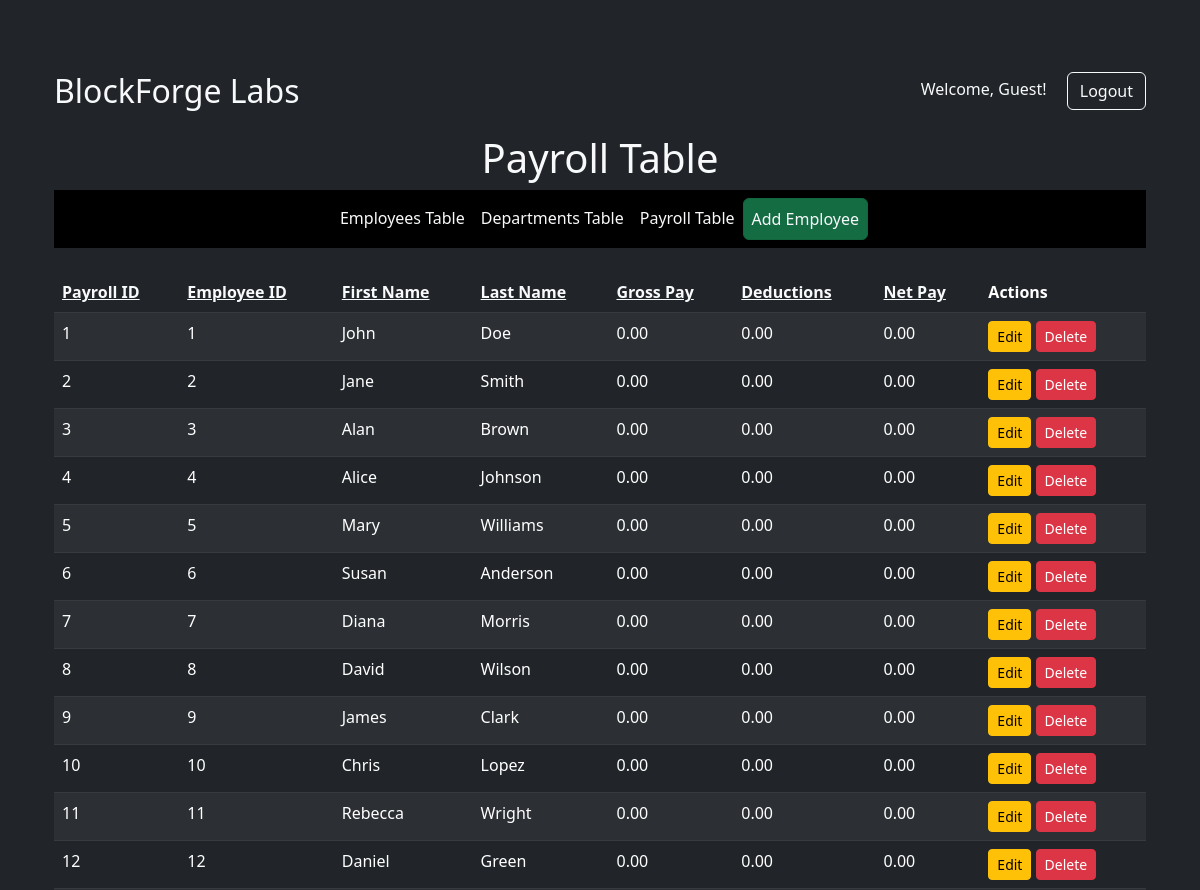
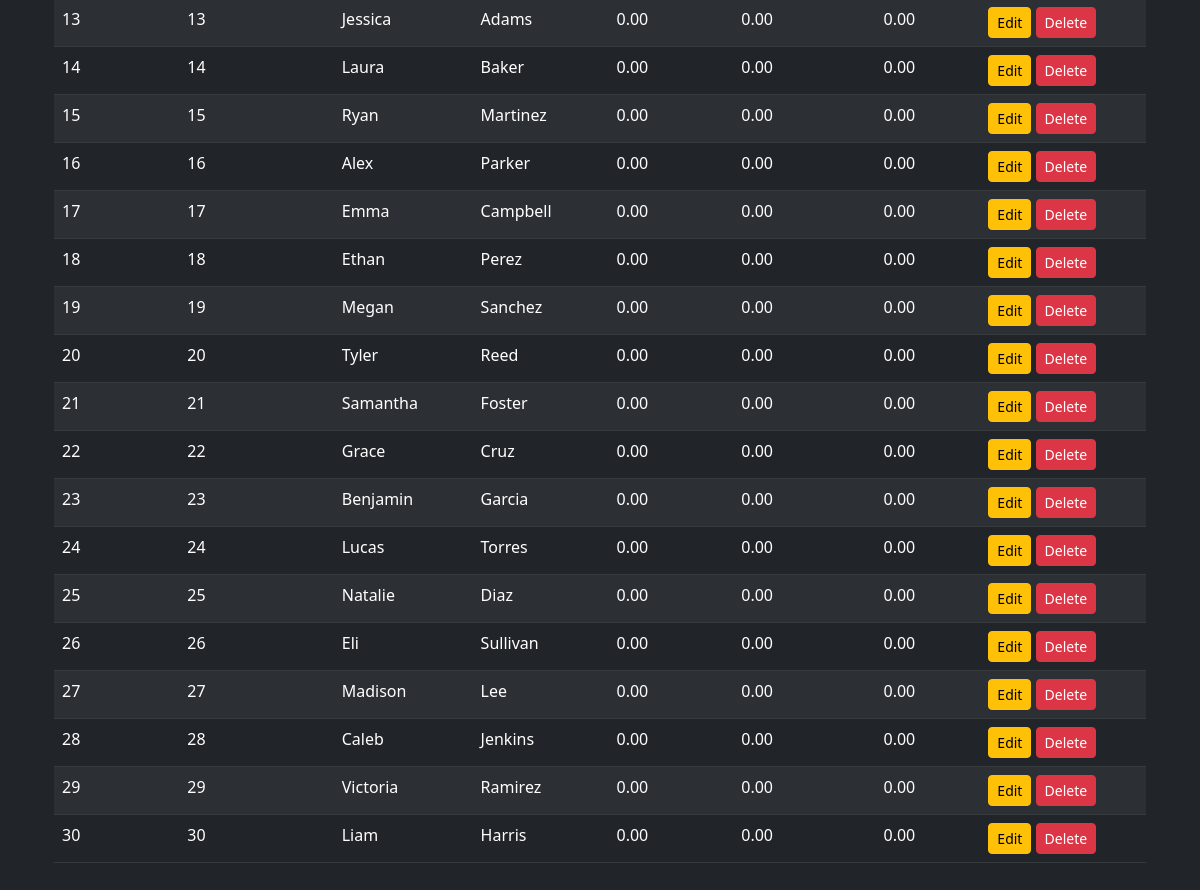
The page /payroll.php on the database its author committed (2 pictures, top to bottom).
### tables this page shows
CREATE TABLE `payroll` (
  `PayrollID` int(11) NOT NULL,
  `EmployeeID` int(11) NOT NULL,
  `FirstName` varchar(255) NOT NULL,
  `LastName` varchar(255) NOT NULL,
  `GrossPay` decimal(10,2) NOT NULL,
  `Deductions` decimal(10,2) NOT NULL,
  `NetPay` decimal(10,2) NOT NULL,
  `Actions` varchar(255) NOT NULL
);

### payroll.php (the view, shortened to what this page needs)
<?php
$username = '';
?>
<!DOCTYPE html>
<html lang="en">
<head>
  <link rel="stylesheet" href="https://cdn.jsdelivr.net/npm/bootstrap@5.2.3/dist/css/bootstrap.min.css">
</head>
<body class="container-fluid bg-dark text-white">
  <div class="container mt-5 bg-dark text-light p-4">
  <div class="d-flex justify-content-between align-items-center mb-4">
      <h2 class="mb-0">BlockForge Labs</h2>
      <div>
        <span class="me-3">Welcome, <?php echo $username ?: 'Guest'; ?>!</span>
        <a href="login.php" class="btn btn-outline-light">Logout</a>
      </div>
    </div>
    <h1 class="text-center">Payroll Table</h1>
    <nav class="navbar navbar-expand-lg navbar-dark bg-black justify-content-center">
      <ul class="navbar-nav">
        <li class="nav-item"><a href="index.php" class="nav-link text-light">Employees Table</a></li>
        <li class="nav-item"><a href="departments.php" class="nav-link text-light">Departments Table</a></li>
        <li class="nav-item"><a href="payroll.php" class="nav-link text-light active">Payroll Table</a></li>
        <li class="nav-item"><a href="addemployee.php" class="nav-link text-light active btn btn-success">Add Employee</a></li>
      </ul>
    </nav>
    <?php
    include 'database.php';
    $sort = isset($_GET['sort']) ? $_GET['sort'] : 'PayrollID';
    $order = isset($_GET['order']) && $_GET['order'] == 'asc' ? 'desc' : 'asc';
    $sql = "SELECT * FROM payroll ORDER BY $sort $order";
    $result = mysqli_query($conn, $sql);
    if ($result && mysqli_num_rows($result) > 0) {
        echo "<table class='table table-dark table-striped mt-4'>";
        echo "<thead>";
        echo "<tr>";
        echo "<th><a href='?sort=PayrollID&order=$order' class='text-light'>Payroll ID</a></th>";
        echo "<th><a href='?sort=EmployeeID&order=$order' class='text-light'>Employee ID</a></th>";
        echo "<th><a href='?sort=FirstName&order=$order' class='text-light'>First Name</a></th>";
        echo "<th><a href='?sort=LastName&order=$order' class='text-light'>Last Name</a></th>";
        echo "<th><a href='?sort=GrossPay&order=$order' class='text-light'>Gross Pay</a></th>";
        echo "<th><a href='?sort=Deductions&order=$order' class='text-light'>Deductions</a></th>";
        echo "<th><a href='?sort=NetPay&order=$order' class='text-light'>Net Pay</a></th>";
        echo "<th>Actions</th>";
        echo "</tr>";
        echo "</thead>";
        echo "<tbody>";
        while ($row = mysqli_fetch_assoc($result)) {
            echo "<tr>";
            echo "<td>" . htmlspecialchars($row['PayrollID']) . "</td>";
            echo "<td>" . htmlspecialchars($row['EmployeeID']) . "</td>";
            echo "<td>" . htmlspecialchars($row['FirstName']) . "</td>";
            echo "<td>" . htmlspecialchars($row['LastName']) . "</td>";
            echo "<td>" . htmlspecialchars($row['GrossPay']) . "</td>";
            echo "<td>" . htmlspecialchars($row['Deductions']) . "</td>";
            echo "<td>" . htmlspecialchars($row['NetPay']) . "</td>";
            echo "<td>
                    <a href='edit.php?employeeID=" . htmlspecialchars($row['EmployeeID']) . "' class='btn btn-warning btn-sm'>Edit</a>
                    <a href='delete.php?employeeID=" . htmlspecialchars($row['EmployeeID']) . "&payrollID=" . htmlspecialchars($row['PayrollID']) . "' class='btn btn-danger btn-sm' onclick='return confirm(\"Are you sure you want to delete this employee and their payroll record?\");'>Delete</a>
                  </td>";
            echo "</tr>";
        }
        echo "</tbody>";
        echo "</table>";
    } else {
        echo "<div class='alert alert-info mt-4'>No records found.</div>";
    }
    ?>
  </div>
</body>
</html>

### rows shown on the page
payroll: PayrollID "1", EmployeeID "1", FirstName "John", LastName "Doe", GrossPay "0.00", Deductions "0.00", NetPay "0.00"
payroll: PayrollID "2", EmployeeID "2", FirstName "Jane", LastName "Smith", GrossPay "0.00", Deductions "0.00", NetPay "0.00"
payroll: PayrollID "3", EmployeeID "3", FirstName "Alan", LastName "Brown", GrossPay "0.00", Deductions "0.00", NetPay "0.00"
payroll: PayrollID "4", EmployeeID "4", FirstName "Alice", LastName "Johnson", GrossPay "0.00", Deductions "0.00", NetPay "0.00"
payroll: PayrollID "5", EmployeeID "5", FirstName "Mary", LastName "Williams", GrossPay "0.00", Deductions "0.00", NetPay "0.00"
payroll: PayrollID "6", EmployeeID "6", FirstName "Susan", LastName "Anderson", GrossPay "0.00", Deductions "0.00", NetPay "0.00"
payroll: PayrollID "7", EmployeeID "7", FirstName "Diana", LastName "Morris", GrossPay "0.00", Deductions "0.00", NetPay "0.00"
payroll: PayrollID "8", EmployeeID "8", FirstName "David", LastName "Wilson", GrossPay "0.00", Deductions "0.00", NetPay "0.00"
payroll: PayrollID "9", EmployeeID "9", FirstName "James", LastName "Clark", GrossPay "0.00", Deductions "0.00", NetPay "0.00"
payroll: PayrollID "10", EmployeeID "10", FirstName "Chris", LastName "Lopez", GrossPay "0.00", Deductions "0.00", NetPay "0.00"
payroll: PayrollID "11", EmployeeID "11", FirstName "Rebecca", LastName "Wright", GrossPay "0.00", Deductions "0.00", NetPay "0.00"
payroll: PayrollID "12", EmployeeID "12", FirstName "Daniel", LastName "Green", GrossPay "0.00", Deductions "0.00", NetPay "0.00"
payroll: PayrollID "13", EmployeeID "13", FirstName "Jessica", LastName "Adams", GrossPay "0.00", Deductions "0.00", NetPay "0.00"
payroll: PayrollID "14", EmployeeID "14", FirstName "Laura", LastName "Baker", GrossPay "0.00", Deductions "0.00", NetPay "0.00"
payroll: PayrollID "15", EmployeeID "15", FirstName "Ryan", LastName "Martinez", GrossPay "0.00", Deductions "0.00", NetPay "0.00"
payroll: PayrollID "16", EmployeeID "16", FirstName "Alex", LastName "Parker", GrossPay "0.00", Deductions "0.00", NetPay "0.00"
payroll: PayrollID "17", EmployeeID "17", FirstName "Emma", LastName "Campbell", GrossPay "0.00", Deductions "0.00", NetPay "0.00"
payroll: PayrollID "18", EmployeeID "18", FirstName "Ethan", LastName "Perez", GrossPay "0.00", Deductions "0.00", NetPay "0.00"
payroll: PayrollID "19", EmployeeID "19", FirstName "Megan", LastName "Sanchez", GrossPay "0.00", Deductions "0.00", NetPay "0.00"
payroll: PayrollID "20", EmployeeID "20", FirstName "Tyler", LastName "Reed", GrossPay "0.00", Deductions "0.00", NetPay "0.00"
payroll: PayrollID "21", EmployeeID "21", FirstName "Samantha", LastName "Foster", GrossPay "0.00", Deductions "0.00", NetPay "0.00"
payroll: PayrollID "22", EmployeeID "22", FirstName "Grace", LastName "Cruz", GrossPay "0.00", Deductions "0.00", NetPay "0.00"
payroll: PayrollID "23", EmployeeID "23", FirstName "Benjamin", LastName "Garcia", GrossPay "0.00", Deductions "0.00", NetPay "0.00"
payroll: PayrollID "24", EmployeeID "24", FirstName "Lucas", LastName "Torres", GrossPay "0.00", Deductions "0.00", NetPay "0.00"
payroll: PayrollID "25", EmployeeID "25", FirstName "Natalie", LastName "Diaz", GrossPay "0.00", Deductions "0.00", NetPay "0.00"
payroll: PayrollID "26", EmployeeID "26", FirstName "Eli", LastName "Sullivan", GrossPay "0.00", Deductions "0.00", NetPay "0.00"
payroll: PayrollID "27", EmployeeID "27", FirstName "Madison", LastName "Lee", GrossPay "0.00", Deductions "0.00", NetPay "0.00"
payroll: PayrollID "28", EmployeeID "28", FirstName "Caleb", LastName "Jenkins", GrossPay "0.00", Deductions "0.00", NetPay "0.00"
payroll: PayrollID "29", EmployeeID "29", FirstName "Victoria", LastName "Ramirez", GrossPay "0.00", Deductions "0.00", NetPay "0.00"
payroll: PayrollID "30", EmployeeID "30", FirstName "Liam", LastName "Harris", GrossPay "0.00", Deductions "0.00", NetPay "0.00"

### other values the page prints
$username ?: 'Guest' "Guest"
